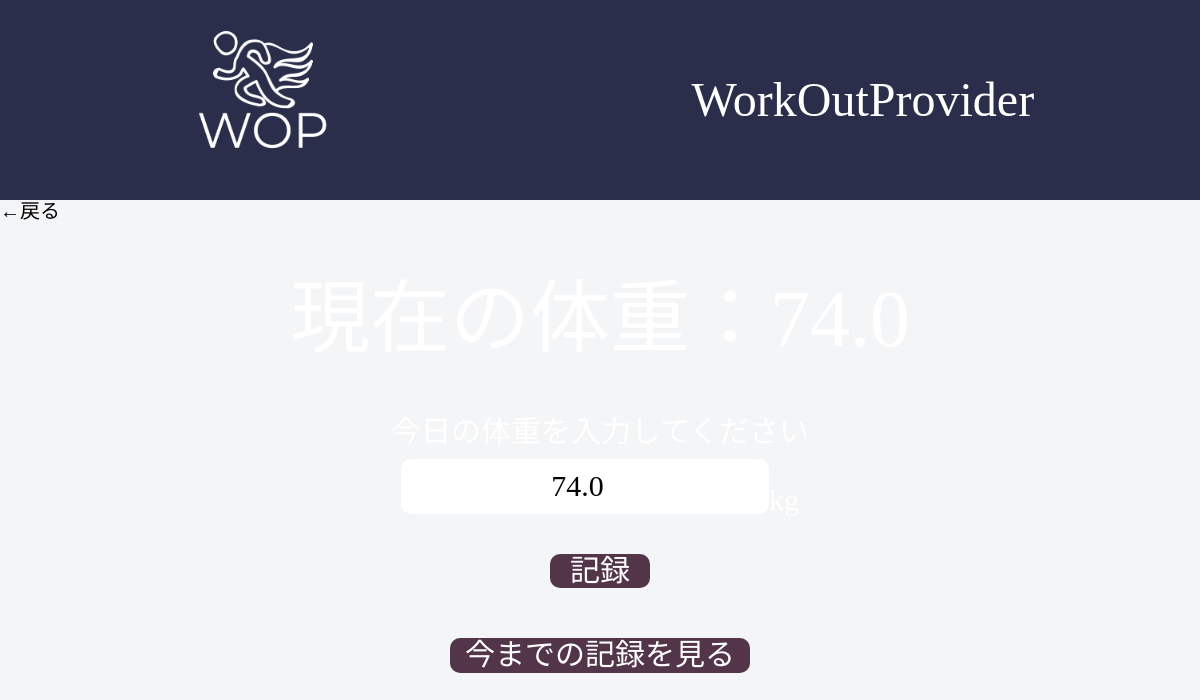
/workout/changeweight/ (signed in), run on an earlier commit of the app's database.
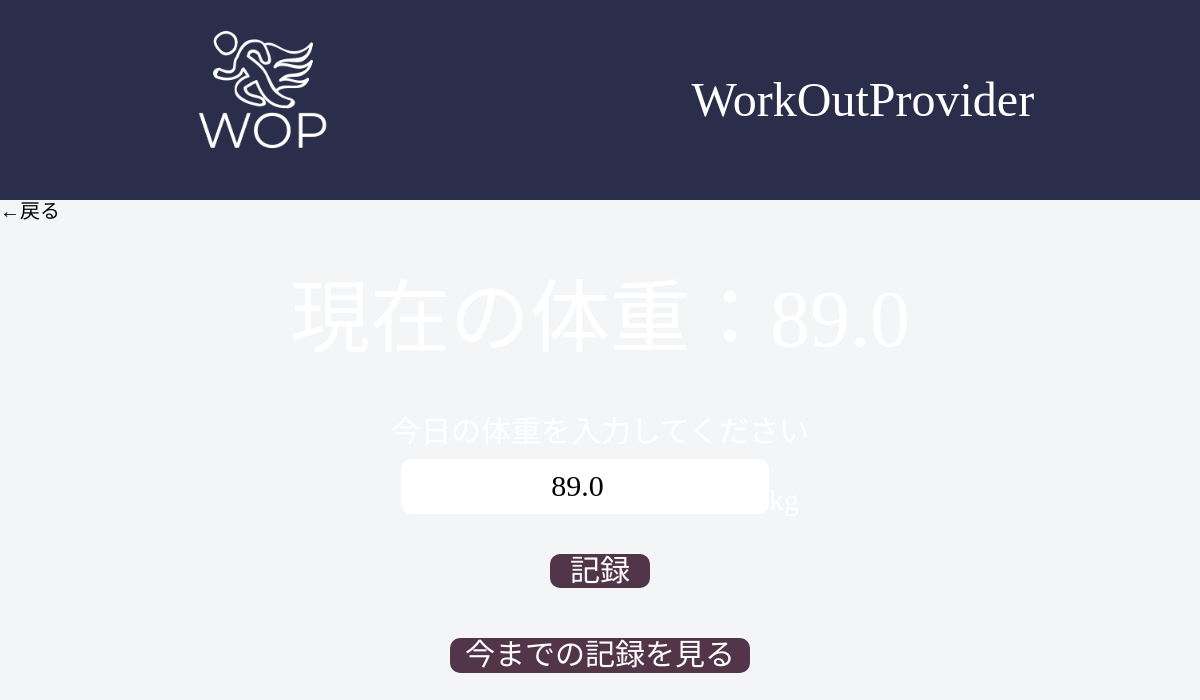
And on a later commit of the database.
### workout/models.py (models this page shows, shortened)
class CustomUser(AbstractUser):
    height = models.FloatField()
    weight = models.FloatField()
    REQUIRED_FIELDS = ["height", "weight"]

### workout/views.py (the view)
# urls.py: path('changeweight/', views.UserWightChangeView.as_view(), name='changeweight'),
class UserWightChangeView(LoginRequiredMixin, UpdateView):
    model = CustomUser
    fields = ('weight',)
    template_name = 'workout/recordweight.html'
    success_url = '/workout/changeweight/'
    def get_context_data(self, **kwargs):
        context = super().get_context_data(**kwargs)
        context['users'] = CustomUser.objects.exclude(username=self.request.user.username)
        return context
    def get_object(self):
        return self.request.user

### templates/workout/recordweight.html (shortened to what this page needs)
{% extends './base.html' %}
{% load static %}
{% load widget_tweaks %}
{% block content %}
<div class="back-btn"><a href="{% url 'workout:user' %}">&#8592;戻る</a></div>
<div class="weight-container">
  <div class="now-weight">
    <h2>現在の体重：{{ user.weight | floatformat:1}}</h2>
    <p>今日の体重を入力してください</p>
  </div>
  <form method="post" novalidate>
    <p>{{ form.weight | add_class:"weight-record"}}<span class="span">kg</span></p>
    <div>
      <button type="submit" class="btn btn-success">記録</button>
    </div>
  </form>
  <div class="all-weight-btn">
    <p>今までの記録を見る</p>
  </div>
</div>
{% endblock %}

What changed in the data, as far as the page shows it:
changed CustomUser: weight "74.0" → "89.0"
